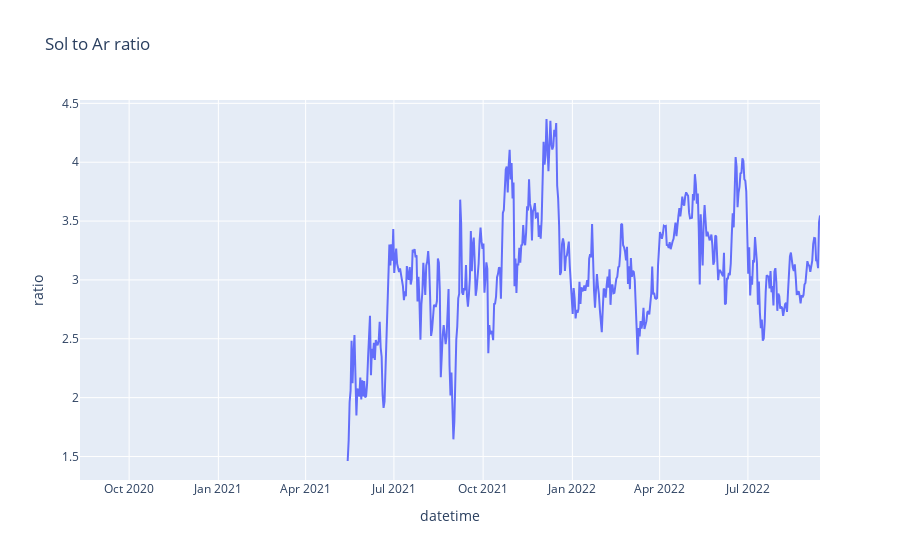

Write notebook code for a chart like this one.
### Code cell
fig = px.line(sol_ar_day, x="datetime", y="ratio", title='Sol to Ar ratio')
fig.show()

### Figure 1 — Plotly figure (JSON) as saved in the notebook; plotly's stock layout.template omitted (floating-point values rounded to 4 significant figures; data arrays with more than 128 entries replaced by an {"elided": "..."} marker saying what was removed)
{"data": [{"hovertemplate": "datetime=%{x}<br>ratio=%{y}<extra></extra>", "legendgroup": "", "line": {"color": "#636efa", "dash": "solid"}, "marker": {"symbol": "circle"}, "mode": "lines", "name": "", "orientation": "v", "showlegend": false, "type": "scatter", "x": {"elided": "764 str values"}, "xaxis": "x", "y": {"elided": "764 float values"}, "yaxis": "y"}], "layout": {"legend": {"tracegroupgap": 0}, "title": {"text": "Sol to Ar ratio"}, "xaxis": {"anchor": "y", "domain": [0, 1], "title": {"text": "datetime"}}, "yaxis": {"anchor": "x", "domain": [0, 1], "title": {"text": "ratio"}}}}
